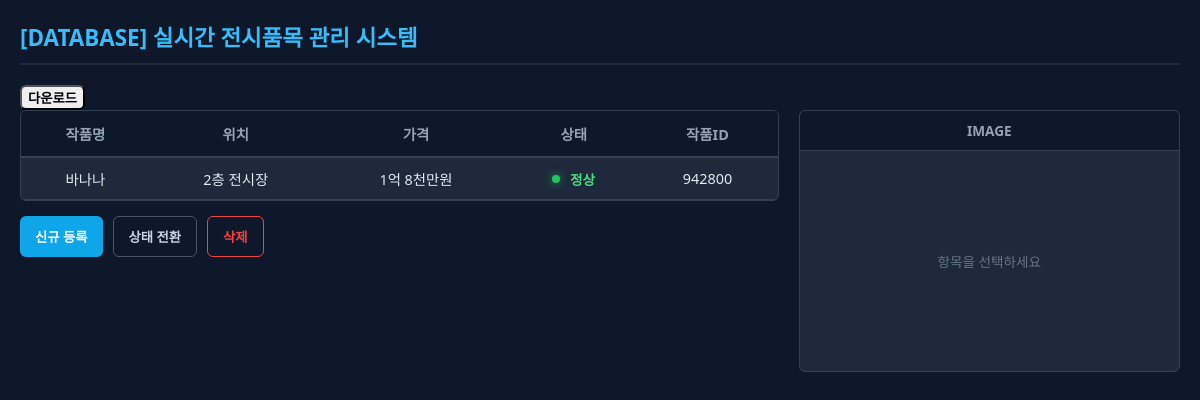
The page /database on the database as committed earlier.
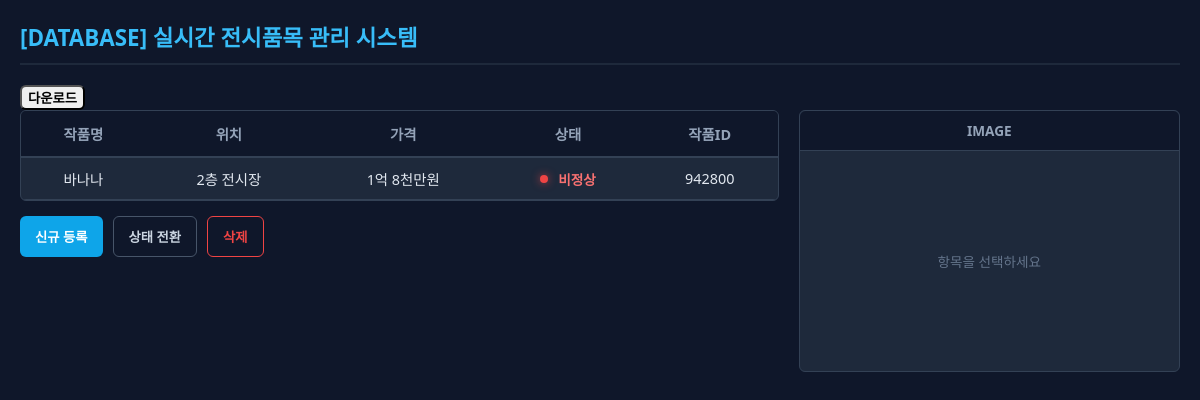
The same page on the database as committed later.
### tables this page shows
CREATE TABLE items (
        art_id TEXT PRIMARY KEY,      -- 6자리 숫자 ID
        art_name TEXT NOT NULL,       -- 작품명
        location TEXT NOT NULL,       -- 위치
        price TEXT NOT NULL,          -- 가격
        status TEXT DEFAULT '정상',    -- 상태
        image_path TEXT               -- [추가] 이미지 파일 경로
        );

### app.py (the view)
@app.route('/database')
def database_page():
    try:
        conn = sqlite3.connect(DB_PATH)
        cursor = conn.cursor()
        cursor.execute('SELECT * FROM items')
        items = cursor.fetchall() # 모든 행을 리스트로 가져옴
        conn.close()
        return render_template('database.html', items=items)
    except Exception as e:
        print(f"DB 조회 오류: {e}")
        return render_template('database.html', items=[]) # 오류 시 빈 목록 전달

### templates/database.html (shortened to what this page needs)
<!DOCTYPE html>
<html lang="ko">
<head>
    <link rel="stylesheet" href="{{ url_for('static', filename='css/database.css') }}">
</head>
<body>
    <div class="db-container">
        <header class="db-header">
            <h2>[DATABASE] 실시간 전시품목 관리 시스템</h2>
            <button class="btn-download" onclick="downloadDB()">다운로드</button>
        </header>
        <div class="content-wrapper">
            <section class="table-section">
                <div class="table-scroll">
                    <table class="data-table">
                        <thead>
                            <tr>
                                <th>작품명</th>
                                <th>위치</th>
                                <th>가격</th>
                                <th>상태</th>
                                <th>작품ID</th>
                            </tr>
                        </thead>
                        <tbody>
                            {% for item in items %}
                            <tr onclick="selectItem(this, '{{ item[0] }}', '{{ item[1] }}', '{{ item[5] }}')">
                                <td>{{ item[1] }}</td>
                                <td>{{ item[2] }}</td>
                                <td>{{ item[3] }}</td>
                                <td>
                                    {% if item[4] == '정상' %}
                                    <span class="status-dot dot-green"></span>
                                    <span class="status-text text-green">정상</span>
                                    {% else %}
                                    <span class="status-dot dot-red"></span>
                                    <span class="status-text text-red">비정상</span>
                                    {% endif %}
                                </td>
                                <td>{{ item[0] }}</td>
                            </tr>
                            {% endfor %}
                        </tbody>
                    </table>
                </div>
                <div class="action-buttons">
                    <button type="button" class="btn-primary" onclick="toggleRegisterForm()">신규 등록</button>
                    <button type="button" class="btn-outline" onclick="toggleStatus()">상태 전환</button>
                    <button type="button" class="btn-danger" onclick="confirmDelete()">삭제</button>
                </div>
            </section>
            <aside class="image-viewer">
                <div class="viewer-header">IMAGE</div>
                <div class="image-box">
                    <p id="img-placeholder">항목을 선택하세요</p>
                </div>
            </aside>
        </div>
    </div>
</body>
</html>

### static/css/database.css (style rules this page uses)
body { margin: 0; padding: 20px; font-family: 'Segoe UI', Tahoma, Geneva, Verdana, sans-serif; background-color: #0f172a; color: #e2e8f0; }
.db-container { max-width: 100%; }
.db-header h2 { color: #38bdf8; margin-top: 0; margin-bottom: 20px; border-bottom: 2px solid #1e293b; padding-bottom: 10px; font-size: 1.4rem; }
.content-wrapper { display: flex; gap: 20px; }
.table-section { flex: 2; display: flex; flex-direction: column; }
.table-scroll { max-height: 300px; overflow-y: auto; border: 1px solid #334155; border-radius: 6px; background-color: #1e293b; }
.data-table { width: 100%; border-collapse: collapse; text-align: center; font-size: 0.9rem; }
.data-table th { background-color: #0f172a; color: #94a3b8; padding: 12px; position: sticky; top: 0; border-bottom: 2px solid #334155; }
.data-table td { padding: 10px; border-bottom: 1px solid #334155; }
.action-buttons { margin-top: 15px; display: flex; gap: 10px; }
button { font-family: inherit; cursor: pointer; transition: 0.2s; border-radius: 6px; font-weight: bold; }
.btn-primary { background-color: #0ea5e9; color: white; border: none; padding: 10px 15px; }
.btn-outline { background-color: transparent; color: #cbd5e1; border: 1px solid #475569; padding: 10px 15px; }
.btn-danger { background-color: transparent; color: #ef4444; border: 1px solid #ef4444; padding: 10px 15px; }
.image-viewer { flex: 1; background-color: #1e293b; border: 1px solid #334155; border-radius: 6px; display: flex; flex-direction: column; }
.viewer-header { background-color: #0f172a; color: #94a3b8; padding: 10px; text-align: center; font-weight: bold; font-size: 0.85rem; border-bottom: 1px solid #334155; border-top-left-radius: 6px; border-top-right-radius: 6px; }
.image-box { flex: 1; display: flex; align-items: center; justify-content: center; padding: 10px; min-height: 200px; }
.image-box p { color: #64748b; font-size: 0.85rem; text-align: center; }
.status-dot { display: inline-block; width: 8px; height: 8px; border-radius: 50%; margin-right: 6px; vertical-align: middle; }
.dot-red { background-color: #ef4444; box-shadow: 0 0 8px rgba(239, 68, 68, 0.7); }
.status-text { font-weight: bold; font-size: 0.85rem; vertical-align: middle; }
.text-red { color: #f87171; }
.data-table tbody tr { cursor: pointer; }

Rows that differ between the two databases and show on the page:
changed items "바나나": status "정상" → "비정상"
